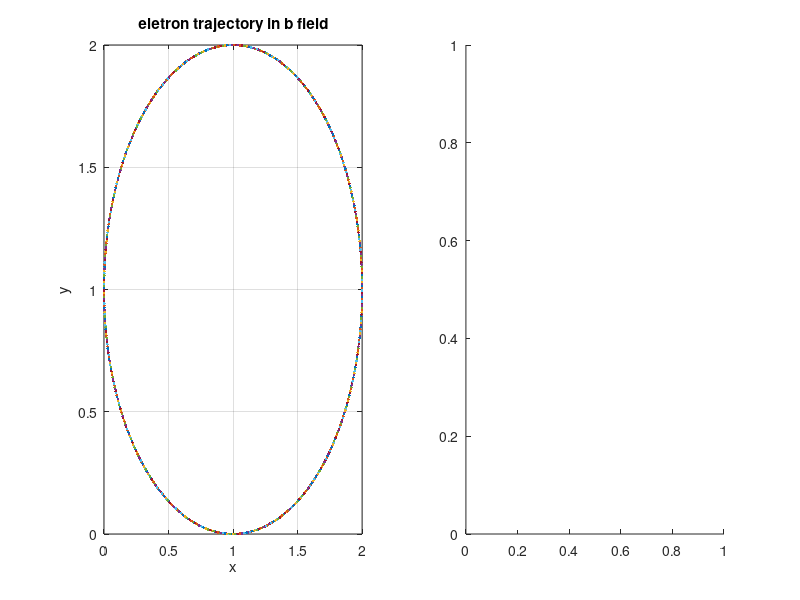

Source code (MATLAB): (Note: this script raises an error after producing the figure.)



clc
clear
close all

v = [1 0 10];   %initial velocity
B = [0 0 -1];    %magnitude of B
m = 1;          % mass
q = 1;          % charge on particle
r0 = [1 0 0];    % initial position of particle

%find velocity parallel to B and perpendicular to B
v_para = (dot(v,B)/norm(B))*(B/norm(B));
v_per = v-v_para;

% find the circles centre
r = m*(norm(v_per))/(q*norm(B));

theta = atan(v_per(2)/v_per(1))+pi/2;

xc=r0(1)+r*cos(theta);
yc=r0(2)+r*sin(theta);

w= norm(v_per)/r;

ax1 = subplot(1,2,1)

for t = 1:1000

    x=xc+r*cos(w.*t + pi+theta);
    y=yc+r*sin(w.*t + pi+theta);

    plot(x,y,'.');
    hold on
    t=t+0.0001;
    
end

title('eletron trajectory in b field')
xlabel('x')
ylabel('y')

xlim([0 2])
ylim([0 2])
grid(ax1,'on')

ax2 = subplot(1,2,2)

for t = 1:1000

    x=xc+r*cos(w.*t + pi+theta);
    y=yc+r*sin(w.*t + pi+theta);
    z=v_para*t;
    plot3(x,y,z,'.');
    hold on
    t=t+0.01;

    
end


title('eletron trajectory in 3D')
xlabel('x')
ylabel('y')
zlabel('z')

xlim([0 2])
ylim([0 2])
zlim([-500 3500])









